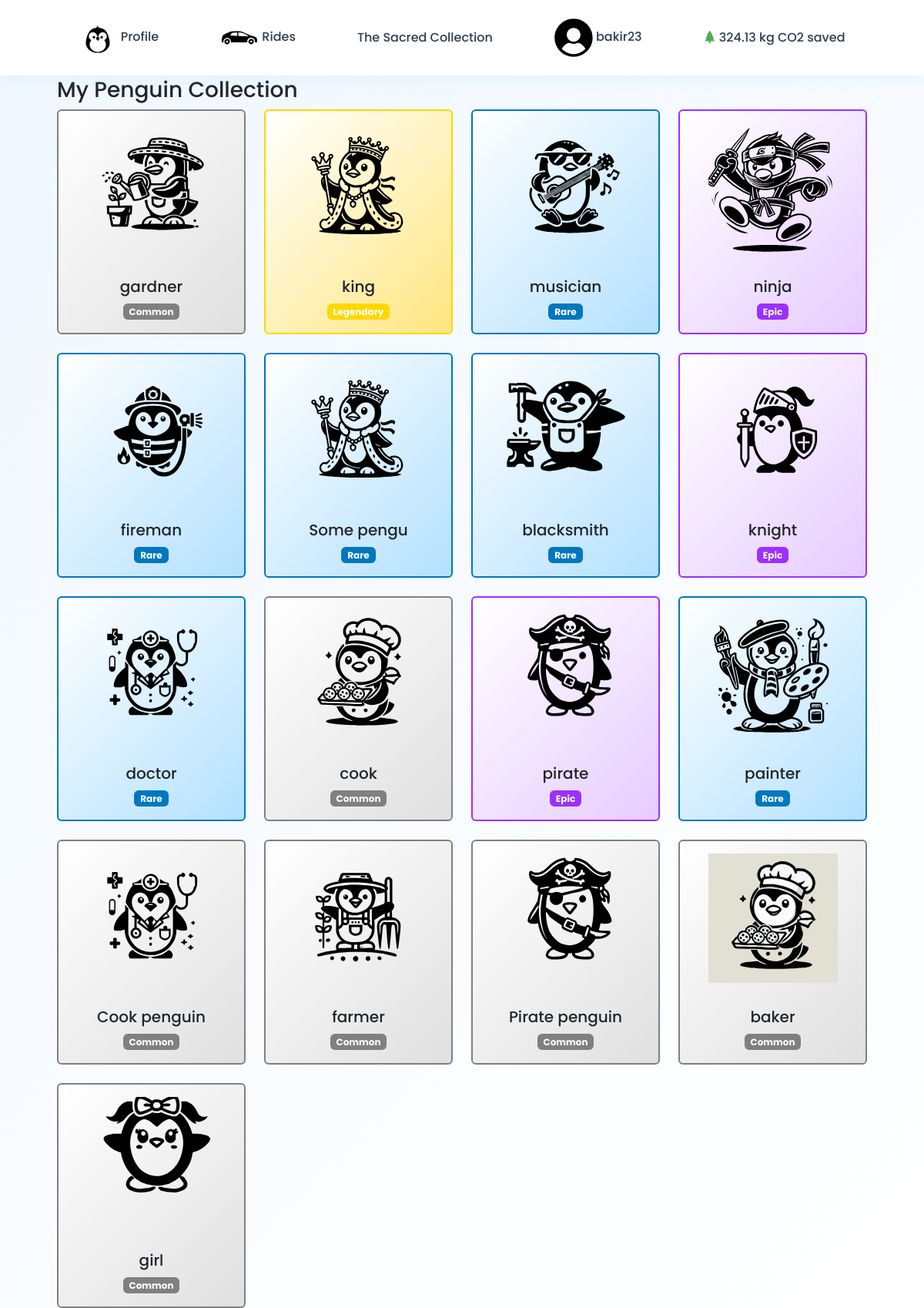
The page /penguins/ (signed in) on the database its author committed.
### base/models.py (models this page shows, shortened)
class User(AbstractUser):
    level = models.ForeignKey(UserLevel, on_delete=models.SET_NULL, null=True)
    km_passed = models.IntegerField(default=0)
    number_of_rides = models.IntegerField(default=0)
    penguins_saved = models.IntegerField(default=0)
    co2_saved = models.FloatField(default=0)  # Stored in kilograms

class PenguinCollected(models.Model):
    user = models.ForeignKey(User, on_delete=models.CASCADE, related_name='collected_penguins')
    penguin = models.ForeignKey(Penguin, on_delete=models.CASCADE)
    is_collected = models.BooleanField(default=False)
    collected_at = models.DateTimeField(auto_now_add=True)
    class Meta:
        unique_together = ('user', 'penguin')  # Each user can collect each penguin only once
        verbose_name = 'Collected Penguin'
        verbose_name_plural = 'Collected Penguins'

class Penguin(models.Model):
    RARITY_CHOICES = [
        ('COMMON', 'Common'),
        ('RARE', 'Rare'),
        ('EPIC', 'Epic'),
        ('LEGENDARY', 'Legendary'),
    ]
    penguin_name = models.CharField(max_length=100)
    svg_direction = models.CharField(max_length=255)  # Path to SVG file
    rarity = models.CharField(
        max_length=10,
        choices=RARITY_CHOICES,
        default='COMMON'
    )
    class Meta:
        verbose_name = 'Penguin'
        verbose_name_plural = 'Penguins'
    @property
    def rarity_color(self):
        return {
            'COMMON': '#808080',     # Gray
            'RARE': '#0077be',       # Blue
            'EPIC': '#9b30ff',       # Purple
            'LEGENDARY': '#ffd700',   # Gold
        }.get(self.rarity, '#808080')

### penguins/views.py (the view)
# urls.py: path('', PenguinCollectionView.as_view(), name='collection'),
class PenguinCollectionView(LoginRequiredMixin, ListView):
    model = PenguinCollected
    template_name = 'penguins.html'
    context_object_name = 'penguins'
    def get_queryset(self):
        return PenguinCollected.objects.filter(
            user=self.request.user
        ).select_related('penguin')
    def get_context_data(self, **kwargs):
        context = super().get_context_data(**kwargs)
        context['total_penguins'] = self.request.user.penguins_saved
        context['unlocked_penguins'] = self.get_queryset().filter(is_collected=True).count()
        return context

### penguins/templates/penguins.html (shortened to what this page needs)
{% extends 'base.html' %}
{% load static %}
{% block content %}
<div class="container mt-4">
    <h3>My Penguin Collection</h3>
    <div class="row g-4">
        {% for penguin in penguins %}
        <div class="col-md-3 col-sm-6">
            <div class="card h-100 {% if not penguin.is_collected %}card-locked{% else %}card-{{ penguin.penguin.rarity|lower }}{% endif %}"
                 >
                {% if penguin.is_collected %}
                    <img src="{% static 'base/penguin_images/'|add:penguin.penguin.svg_direction %}"
                         class="card-img-top p-3"
                         alt="{{ penguin.penguin.penguin_name }}">
                {% else %}
                    <img src="{% static 'base/penguin_images/questionmark_penguin.svg' %}"
                         class="card-img-top p-3"
                         alt="Mystery Penguin">
                {% endif %}
                <div class="card-body text-center">
                    {% if penguin.is_collected %}
                        <h5 class="card-title">{{ penguin.penguin.penguin_name }}</h5>
                        <span class="badge" style="background-color: {{ penguin.penguin.rarity_color }}">
                            {{ penguin.penguin.get_rarity_display }}
                        </span>
                    {% else %}
                        <h5 class="card-title">???</h5>
                        <span class="badge bg-secondary">Locked</span>
                    {% endif %}
                </div>
            </div>
        </div>
        {% endfor %}
    </div>
</div>
{% endblock %}

### base/templates/base.html (shortened to what this page needs)
<!DOCTYPE html>
{% load static %}
<html lang="en">
<head>
    <link href="#"
          rel="stylesheet"
>
          <link href="https://cdn.jsdelivr.net/npm/bootstrap@5.3.0/dist/css/bootstrap.min.css" rel="stylesheet">
          <link rel="stylesheet" href="https://cdn.jsdelivr.net/npm/bootstrap-icons@1.11.1/font/bootstrap-icons.css">
</head>
<body>
    <div class="container main-container">
        <nav class="navbar navbar-dark navbar-sticky d-flex justify-content-center">
            <a class="nav-link" href="{% url 'user_profile:profile' %}">
                <img src="{% static 'base/svgs/penguin_base.svg' %}" alt="Profile" width="50" height="50">
                <span class="link-text">Profile</span>
            </a>
            <a class="nav-link" href="{% url 'rides' %}">
                   <img src="{% static 'base/svgs/car.svg' %}" alt="Rides" width="50" height="50">
                <span class="link-text">Rides</span>
            </a>
            <a class="nav-link" href="{% url 'penguins:collection' %}">
             <span class="link-text">The Sacred Collection</span>
         </a>
                      {% if user.is_authenticated %}
            <a class="nav-link logout-hover" href="{% url 'base:logout' %}">
                <img src="{% static 'base/svgs/user.svg' %}" alt="User" width="50" height="50">
                <span class="link-text">{{ user.username }}</span>
            </a>
            <div class="nav-link">
                <i class="bi bi-tree-fill" style="color: #4CAF50;"></i>
                <span class="link-text eco-text">{{ user.co2_saved|floatformat:2 }} kg CO2 saved</span>
            </div>
            {% endif %}
        </nav>
        {% block content %}
        {% endblock content %}
    </div>
</body>
</html>

### base/templates/base.html (style rules this page uses)
:root { --primary-blue: #89CFF0; --secondary-blue: #B5E2FF; --dark-blue: #5B9BD5; --accent-blue: #4FB3E8; --background: #F0F7FF; --text-dark: #2C3E50; --shadow-color: rgba(137, 207, 240, 0.2); }
body { background: linear-gradient(135deg, var(--background) 0%, #FFFFFF 100%); min-height: 100vh; padding: 0; font-family: 'Poppins', sans-serif; }
.navbar-sticky { position: fixed; top: 0; left: 0; right: 0; z-index: 1000; padding: 1rem 2rem; background: rgba(255, 255, 255, 0.95); backdrop-filter: blur(10px); box-shadow: 0 2px 20px var(--shadow-color); transition: all 0.4s cubic-bezier(0.4, 0, 0.2, 1); }
.nav-link { position: relative; margin: 0 1.5rem; padding: 0.5rem 1rem; color: var(--text-dark) !important; font-weight: 500; transition: all 0.3s ease; border-radius: 12px; background: transparent; }
.nav-link:before { content: ''; position: absolute; bottom: -2px; left: 0; width: 100%; height: 2px; background: linear-gradient(90deg, var(--primary-blue), var(--accent-blue)); transform: scaleX(0); transform-origin: right; transition: transform 0.4s cubic-bezier(0.4, 0, 0.2, 1); }
.nav-link img { transform: scale(1); transition: all 0.3s ease; }
.main-container { margin-top: 100px; padding: 0 2rem; }

### penguins/templates/penguins.html (style rules this page uses)
.card { transition: transform 0.2s; border: 2px solid transparent; cursor: pointer; }
.card-common { background: linear-gradient(135deg, #fff 0%, #e0e0e0 100%); border-color: #808080; }
.card-rare { background: linear-gradient(135deg, #fff 0%, #b3e0ff 100%); border-color: #0077be; }
.card-epic { background: linear-gradient(135deg, #fff 0%, #e6ccff 100%); border-color: #9b30ff; }
.card-legendary { background: linear-gradient(135deg, #fff 0%, #ffe680 100%); border-color: #ffd700; }
.card-img-top { height: 200px; object-fit: contain; }

### rows shown on the page
User: username "bakir23", co2_saved "324.13"
PenguinCollected: penguin.penguin_name (picture), penguin.penguin_name "gardner", penguin.rarity "Common"
PenguinCollected: penguin.penguin_name (picture), penguin.penguin_name "king", penguin.rarity "Legendary"
PenguinCollected: penguin.penguin_name (picture), penguin.penguin_name "musician", penguin.rarity "Rare"
PenguinCollected: penguin.penguin_name (picture), penguin.penguin_name "ninja", penguin.rarity "Epic"
PenguinCollected: penguin.penguin_name (picture), penguin.penguin_name "fireman", penguin.rarity "Rare"
PenguinCollected: penguin.svg_direction (picture), penguin.penguin_name "Some pengu", penguin.rarity "Rare"
PenguinCollected: penguin.penguin_name (picture), penguin.penguin_name "blacksmith", penguin.rarity "Rare"
PenguinCollected: penguin.penguin_name (picture), penguin.penguin_name "knight", penguin.rarity "Epic"
PenguinCollected: penguin.penguin_name (picture), penguin.penguin_name "doctor", penguin.rarity "Rare"
PenguinCollected: penguin.penguin_name (picture), penguin.penguin_name "cook", penguin.rarity "Common"
PenguinCollected: penguin.penguin_name (picture), penguin.penguin_name "pirate", penguin.rarity "Epic"
PenguinCollected: penguin.penguin_name (picture), penguin.penguin_name "painter", penguin.rarity "Rare"
PenguinCollected: penguin.svg_direction (picture), penguin.penguin_name "Cook penguin", penguin.rarity "Common"
PenguinCollected: penguin.penguin_name (picture), penguin.penguin_name "farmer", penguin.rarity "Common"
PenguinCollected: penguin.svg_direction (picture), penguin.penguin_name "Pirate penguin", penguin.rarity "Common"
PenguinCollected: penguin.penguin_name (picture), penguin.penguin_name "baker", penguin.rarity "Common"
PenguinCollected: penguin.penguin_name (picture), penguin.penguin_name "girl", penguin.rarity "Common"
